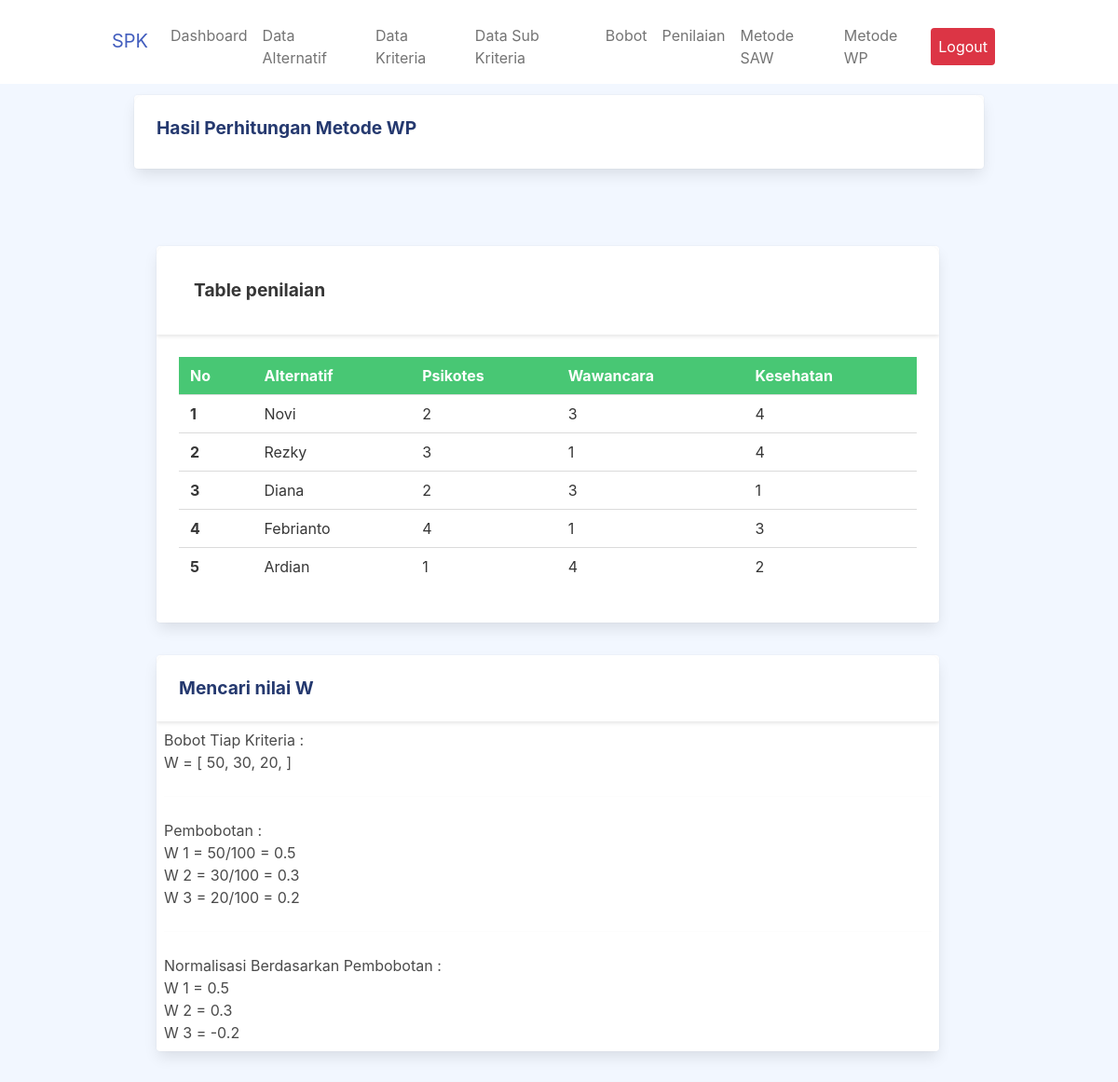
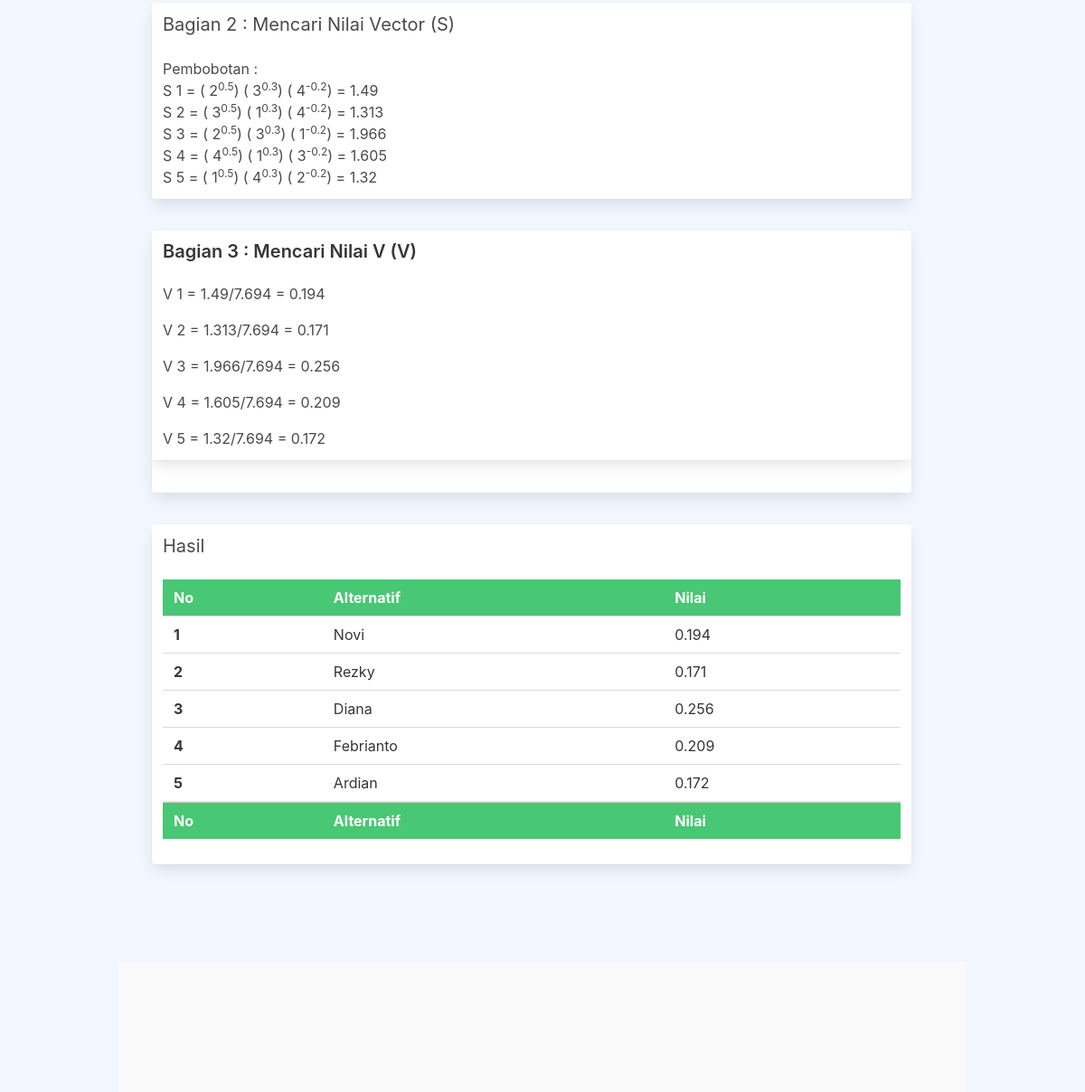
Page /wp_preferensi.php (signed in) on the committed database (2 pictures, top to bottom).
### tables this page shows
CREATE TABLE `saw_criterias` (
  `id_criteria` tinyint(3) UNSIGNED NOT NULL,
  `criteria` varchar(100) NOT NULL,
  `weight` float NOT NULL,
  `attribute` set('benefit','cost') DEFAULT NULL
);

CREATE TABLE `saw_alternatives` (
  `id_alternative` smallint(5) UNSIGNED NOT NULL,
  `name` varchar(30) NOT NULL
);

CREATE TABLE `saw_evaluations` (
  `id_alternative` smallint(5) UNSIGNED NOT NULL,
  `id_criteria` tinyint(3) UNSIGNED NOT NULL,
  `value` float NOT NULL
);

### controller/Kriteria.php (called while the page is built, shortened)
<?php
function Koneksi()
{
    return mysqli_connect("localhost", "root", "", "db_sample_saw");
}
function Index($query)
{
    $koneksi = Koneksi();
    $result = mysqli_query($koneksi, $query);
    $rows = [];
    while ($row = mysqli_fetch_assoc($result)) {
        $rows[] = $row;
    }
    return $rows;
}

### wp_preferensi.php (the view, shortened to what this page needs)
<!DOCTYPE html>
<html lang="en">
<?php
require "layout/head.php";
?>
<body>
    <div id="app">
        <?php require "layout/sidebar.php"; ?>
        <div class="container">
            <div class="page-content">
                <div class="container">
                    <div class="card">
                      <div class="card-header">
                        <h4 class="card-title">Hasil Perhitungan Metode WP</h4>
                      </div>
                    </div>
                </div>
                <?php
                require("controller/Kriteria.php");
                $kriteria = Index("SELECT * FROM saw_criterias");
                $alternatif = Index("SELECT * FROM saw_alternatives");
                $bobot = Index("SELECT * FROM saw_evaluations ORDER BY id_alternative, id_criteria");
                $maxkriteria = Index("SELECT SUM(weight) AS Total FROM saw_criterias");
                $test = [];
                $totalS = 0;
                ?>
                <section class="section">
                    <div class="container">
                        <div class="row">
                            <div class="columns">
                                <div class="column">
                                    <div class="card animate__animated animate__zoomIn">
                                        <div class="card-header">
                                            <h4 class="card-header-title">Table penilaian</h4>
                                        </div>
                                        <div class="card-content">
                                            <div class="table-container">
                                                <table class="table is-fullwidth">
                                                    <thead class="has-background-success">
                                                        <tr>
                                                            <th class="has-text-white">No</th>
                                                            <th class="has-text-white">Alternatif</th>
                                                            <?php foreach ($kriteria as $header): ?>
                                                                <th class="has-text-white">
                                                                    <?= $header["criteria"] ?>
                                                                </th>
                                                            <?php endforeach ?>
                                                        </tr>
                                                    </thead>
                                                    <tbody>
                                                        <?php $a = 1 ?>
                                                        <?php foreach ($alternatif as $row): ?>
                                                            <tr>
                                                                <th>
                                                                    <?= $a++ ?>
                                                                </th>
                                                                <td>
                                                                    <?= $row["name"] ?>
                                                                </td>
                                                                <?php foreach ($bobot as $pembobot): ?>
                                                                    <?php if ($pembobot["id_alternative"] == $row["id_alternative"]): ?>
                                                                        <td>
                                                                            <?= $pembobot["value"] ?>
                                                                        </td>
                                                                    <?php endif ?>
                                                                <?php endforeach ?>
                                                            </tr>
                                                        <?php endforeach ?>
                                                    </tbody>
                                                </table>
                                            </div>
                                        </div>
                                    </div>
                                    <div class="card">
                                        <div class="card-header">
                                            <h4>Mencari nilai W</h4>
                                        </div>
                                        <div class="card-content p-2">
                                            <p>Bobot Tiap Kriteria :</p>
                                            <p>W = [
                                                <?php foreach ($kriteria as $tampildoang): ?>
                                                    <?= $tampildoang["weight"] . "," ?>
                                                <?php endforeach ?>
                                                ]
                                            </p>
                                            <hr>
                                            <p>Pembobotan :</p>
                                            <?php $b = 1 ?>
                                            <?php foreach ($kriteria as $bagibobot): ?>
                                                <?php foreach ($maxkriteria as $TotalLah): ?>
                                                    <p>W
                                                        <?= $b++ ?> =
                                                        <?= $bagibobot["weight"] . "/" . $TotalLah["Total"] ?> =
                                                        <?= round($bagibobot["weight"] / $TotalLah["Total"], 3) ?>
                                                    </p>
                                                <?php endforeach ?>
                                            <?php endforeach ?>
                                            <hr>
                                            <p>Normalisasi Berdasarkan Pembobotan :</p>
                                            <?php $c = 1 ?>
                                            <?php foreach ($kriteria as $bagibobot): ?>
                                                <?php foreach ($maxkriteria as $TotalLah): ?>
                                                    <p>W
                                                        <?= $c++ ?> =
                                                        <?php if ($bagibobot["attribute"] == "cost"): ?>
                                                            <?= round($bagibobot["weight"] / $TotalLah["Total"], 3) * -1 ?>
                                                        </p>
                                                    <?php else: ?>
                                                        <?= round($bagibobot["weight"] / $TotalLah["Total"], 3) ?>
                                                        </p>
                                                    <?php endif ?>
                                                <?php endforeach ?>
                                            <?php endforeach ?>
                                        </div>
                                    </div>
                                    <div class="card">
                                        <div class="card-content p-3">
                                            <h4 class="subtitle">Bagian 2 : Mencari Nilai Vector (S)</h4>
                                            <p>Pembobotan :</p>
                                            <?php $d = 1 ?>
                                            <?php $e = 0 ?>
                                            <?php foreach ($alternatif as $les): ?>
                                                <?php $idalter = $les["id_alternative"] ?>
                                                <?php $bobot = Index("SELECT * FROM saw_evaluations WHERE id_alternative = $idalter ORDER BY id_alternative, id_criteria"); ?>
                                                <?php $test[$e] = 1 ?>
                                                S
                                                <?= $d++ ?> =
                                                <?php foreach ($bobot as $pembobot): ?>
                                                    <?php $idbobot = $pembobot["id_criteria"] ?>
                                                    <?php $kriteria = Index("SELECT * FROM saw_criterias WHERE id_criteria = $idbobot"); ?>
                                                    <?php foreach ($kriteria as $bagibobot): ?>
                                                        <?php $maxkriteria = Index("SELECT SUM(weight) AS Total FROM saw_criterias"); ?>
                                                        <?php foreach ($maxkriteria as $TotalLah): ?>
                                                            <?php if ($bagibobot["attribute"] == "cost"): ?>
                                                                (
                                                                <?= $pembobot["value"] . "<sup>" . round($bagibobot["weight"] / $TotalLah["Total"], 3) * -1 . "</sup>" ?>)
                                                                <?php $test[$e] = $test[$e] * pow($pembobot["value"], round($bagibobot["weight"] / $TotalLah["Total"], 3) * -1) ?>
                                                            <?php else: ?>
                                                                (
                                                                <?= $pembobot["value"] . "<sup>" . round($bagibobot["weight"] / $TotalLah["Total"], 3) . "</sup>" ?>)
                                                                <?php $test[$e] = $test[$e] * pow($pembobot["value"], round($bagibobot["weight"] / $TotalLah["Total"], 3)) ?>
                                                            <?php endif ?>
                                                        <?php endforeach ?>
                                                    <?php endforeach ?>
                                                <?php endforeach ?>
                                                =
                                                <?= round($test[$e], 3) ?>
                                                <?php $totalS = $totalS + $test[$e] ?>
                                                <?php $e++ ?>
                                                <br>
                                            <?php endforeach ?>
                                        </div>
                                    </div>
                                    <div class="card">
                                        <div class="card content p-3">
                                            <h4 class="subtitle">Bagian 3 : Mencari Nilai V (V)</h4>
                                            <?php $f = 1 ?>
                                            <?php $g = 0 ?>
                                            <?php foreach ($test as $row): ?>
                                                <p>V
                                                    <?= $f++ ?> =
                                                    <?= round($test[$g], 3) . "/" . round($totalS, 3) ?>
                                                    =
                                                    <?= round(round($test[$g], 3) / round($totalS, 3), 3) ?>
                                                </p>
                                                <?php $g++ ?>
                                            <?php endforeach ?>
                                        </div>
                                    </div>
                                    <div class="card">
                                        <div class="card-content p-3">
                                            <h4 class="subtitle">Hasil</h4>
                                            <div class="table-container">
                                                <table class="table is-fullwidth">
                                                    <thead class="has-background-success">
                                                        <tr>
                                                            <th class="has-text-white">No</th>
                                                            <th class="has-text-white">Alternatif</th>
                                                            <th class="has-text-white">Nilai</th>
                                                        </tr>
                                                    </thead>
                                                    <tfoot class="has-background-success">
                                                        <tr>
                                                            <th class="has-text-white">No</th>
                                                            <th class="has-text-white">Alternatif</th>
                                                            <th class="has-text-white">Nilai</th>
                                                        </tr>
                                                    </tfoot>
                                                    <tbody>
                                                        <?php $h = 1 ?>
                                                        <?php $i = 0 ?>
                                                        <?php foreach ($alternatif as $row): ?>
                                                            <tr>
                                                                <th>
                                                                    <?= $h++ ?>
                                                                </th>
                                                                <td>
                                                                    <?= $row["name"] ?>
                                                                </td>
                                                                <td>
                                                                    <?= round(round($test[$i], 3) / round($totalS, 3), 3) ?>
                                                                </td>
                                                            </tr>
                                                            <?php $i++ ?>
                                                        <?php endforeach ?>
                                                    </tbody>
                                                </table>
                                            </div>
                                        </div>
                                    </div>
                                    <hr>
                                </div>
                            </div>
                        </div>
                    </div>
                </section>
            </div>
            <?php require "layout/footer.php"; ?>
        </div>
    </div>
</body>
</html>

### assets/css/app.css (style rules this page uses)
.card { margin-bottom:2.2rem;border:none }
.card .card-header { border:none }
.card .card-header h4 { font-size:1.2rem;font-weight:700 }
.card .card-content { position:relative }
.card .card-title { font-size:1.2rem }
.dataTable-table td,.dataTable-table thead th,.table td,.table thead th { vertical-align:middle }
.dataTable-table:not(.table-borderless) thead th,.table:not(.table-borderless) thead th { border-bottom:1px solid #dedede!important }

### assets/css/costume.css (style rules this page uses)
html { background: #ecf0f1; }

### rows in the picture
saw_criterias: criteria "Psikotes", weight "50", Total "100", Total "0.5"
saw_criterias: criteria "Wawancara", weight "30", Total "100", Total "0.3"
saw_criterias: criteria "Kesehatan", weight "20", Total "100", Total "0.2", Total "-0.2"
saw_alternatives: name "Novi", e "1.49", totalS "0.194"
saw_evaluations: value "2"
saw_evaluations: value "3"
saw_evaluations: value "4"
saw_alternatives: name "Rezky", e "1.313", totalS "0.171"
saw_evaluations: value "3"
saw_evaluations: value "1"
saw_evaluations: value "4"
saw_alternatives: name "Diana", e "1.966", totalS "0.256"
saw_evaluations: value "2"
saw_evaluations: value "3"
saw_evaluations: value "1"
saw_alternatives: name "Febrianto", e "1.605", totalS "0.209"
saw_evaluations: value "4"
saw_evaluations: value "1"
saw_evaluations: value "3"
saw_alternatives: name "Ardian", e "1.32", totalS "0.172"
saw_evaluations: value "1"
saw_evaluations: value "4"
saw_evaluations: value "2"

### other values in the picture
$test[$g] "1.49"
$totalS "7.694"
round($test[$g], 3) / round($totalS, 3) "0.194"
$test[$g] "1.313"
round($test[$g], 3) / round($totalS, 3) "0.171"
$test[$g] "1.966"
round($test[$g], 3) / round($totalS, 3) "0.256"
$test[$g] "1.605"
round($test[$g], 3) / round($totalS, 3) "0.209"
$test[$g] "1.32"
round($test[$g], 3) / round($totalS, 3) "0.172"
